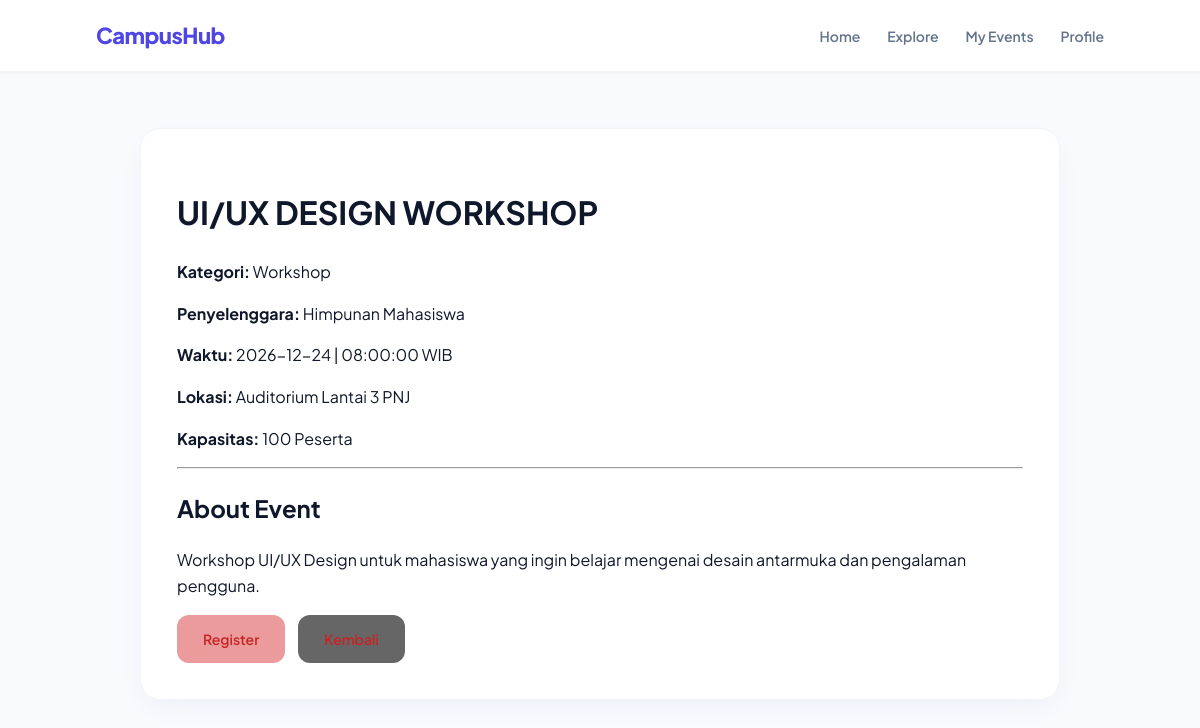
Screenshot of /halaman/detail.php?id=1 (signed in) with the database file from the repository.
### tables this page shows
CREATE TABLE `event` (
  `eventId` int NOT NULL,
  `title` varchar(150) NOT NULL,
  `description` text,
  `organizer` varchar(100) DEFAULT NULL,
  `categoryId` int DEFAULT NULL,
  `eventDate` date NOT NULL,
  `startTime` time NOT NULL,
  `location` varchar(200) DEFAULT NULL,
  `capacity` int DEFAULT NULL
);

CREATE TABLE `category` (
  `categoryId` int NOT NULL,
  `categoryName` varchar(100) NOT NULL
);

### halaman/detail.php (the view, shortened to what this page needs)
<?php
include "../koneksi/koneksi.php";
$event_id = $_GET['id'] ?? 0;
$event_id = (int)$event_id;
$query = mysqli_query($koneksi, "
    SELECT event.*, category.categoryName
    FROM event
    LEFT JOIN category ON event.categoryId = category.categoryId
    WHERE event.eventId = $event_id
");
$event = mysqli_fetch_assoc($query);
?>
<!DOCTYPE html>
<html lang="id">
<head>
    <link rel="stylesheet" href="../style/style.css">
</head>
<body>
    <div class="navbar">
        <div class="logo">CampusHub</div>
        <div>
            <a href="dashboard.php">Home</a>
            <a href="explore.php">Explore</a>
            <a href="myevents.php">My Events</a>
            <a href="profile.php">Profile</a>
        </div>
    </div>
    <div class="container">
        <div class="card">
            <h1><?= htmlspecialchars($event['title']) ?></h1>
            <p><strong>Kategori:</strong> <?= htmlspecialchars($event['categoryName'] ?? 'Umum') ?></p>
            <p><strong>Penyelenggara:</strong> <?= htmlspecialchars($event['organizer'] ?? 'Kampus') ?></p>
            <p><strong>Waktu:</strong> <?= htmlspecialchars($event['eventDate']) ?> | <?= htmlspecialchars($event['startTime']) ?> WIB</p>
            <p><strong>Lokasi:</strong> <?= htmlspecialchars($event['location']) ?></p>
            <p><strong>Kapasitas:</strong> <?= htmlspecialchars($event['capacity'] ?? '-') ?> Peserta</p>
            <hr>
            <h2>About Event</h2>
            <p><?= nl2br(htmlspecialchars($event['description'])) ?></p>
            <a class="btn" href="registration.php?id=<?= $event['eventId'] ?>">Register</a>
            <a class="btn" href="dashboard.php" style="background: #666; margin-left: 10px;">Kembali</a>
        </div>
    </div>
</body>
</html>

### style/style.css (style rules this page uses)
* { box-sizing: border-box; }
body { margin: 0; font-family: 'Plus Jakarta Sans', sans-serif; background-color: #f8fafc; color: #0f172a; line-height: 1.6; }
.container { width: 90%; max-width: 920px; margin: auto; padding: 32px 0; }
.navbar { background: #ffffff; padding: 18px 8%; display: flex; justify-content: space-between; align-items: center; box-shadow: 0 1px 3px 0 rgba(0, 0, 0, 0.05); border-bottom: 1px solid #f1f5f9; }
.logo { font-size: 22px; font-weight: 800; color: #4f46e5; letter-spacing: -0.5px; }
.navbar a { text-decoration: none; margin-left: 24px; color: #64748b; font-weight: 600; font-size: 14px; transition: color 0.2s ease; }
.card, .login, .auth-card { background: #ffffff; padding: 36px; margin: 24px auto; border-radius: 20px; box-shadow: 0 10px 30px -10px rgba(79, 70, 229, 0.08); border: 1px solid #f1f5f9; }
button, .btn { display: inline-block; padding: 13px 26px; border: none; border-radius: 12px; background: #eb9b9b; color: #c72424; cursor: pointer; text-decoration: none; font-size: 14px; font-weight: 600; font-family: inherit; text-align: center; transition: all 0.2s ease; }

### rows the page displays
event: title "UI/UX DESIGN WORKSHOP", categoryId.categoryName "Workshop", organizer "Himpunan Mahasiswa", eventDate "2026-12-24", startTime "08:00:00", location "Auditorium Lantai 3 PNJ", capacity "100", description "Workshop UI/UX Design untuk mahasiswa yang ingin belajar mengenai desain antarmuka dan pengalaman pengguna."
